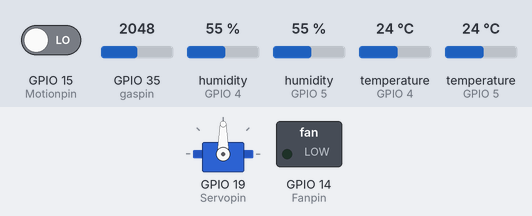
This sketch was run on a simulated ESP32. On the bench: servo, switched loads named in the sketch (green lamp = pin HIGH). The inputs (shaded band) are chosen by the test bench; at power-on: GPIO 15 (Motionpin) LOW, GPIO 35 (gaspin) = 2048, humidity (sensors on GPIO 4, GPIO 5) 55 %, temperature (sensors on GPIO 4, GPIO 5) 24 °C. WiFi joins after 1.5 s; servers stay silent unless stated; web services answer with replies made up by the test bench; what the sketch prints to the serial monitor is not drawn.

Above: at 2.7 s.
2.8 s: GPIO 15 (Motionpin) driven HIGH
12.0 s: GPIO 35 (gaspin) set to 369
17.9 s: GPIO 35 (gaspin) set to 322
At 22.3 s:
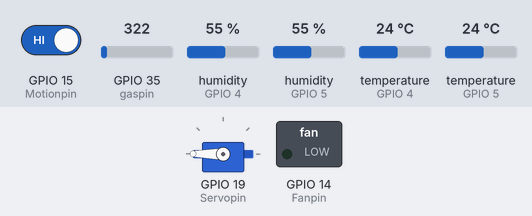
27.1 s: GPIO 35 (gaspin) set to 390
At 32.1 s:
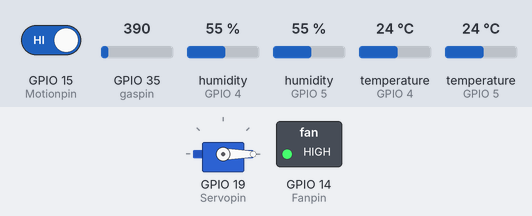
36.3 s: GPIO 35 (gaspin) set to 310
At 40.3 s:
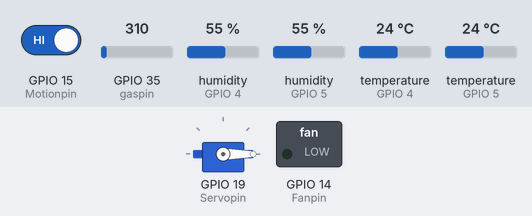
45.5 s: GPIO 15 (Motionpin) driven LOW
At 47.3 s:
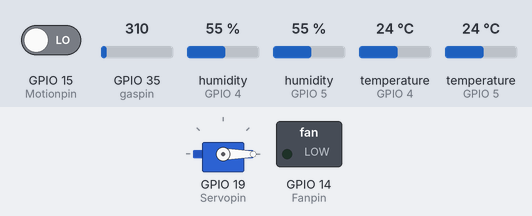
Timing chart, 0 to 48.8 s (numbered marks = the images above; inputs shaded):
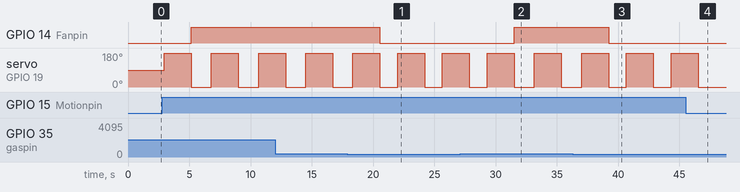

Measured:
- the behaviour switches between 351 and 350 on GPIO 35 (gaspin) (found by bisection; images 0 and 1)
- after the input at 17.9 s, GPIO 14 (Fanpin): HIGH → LOW after 2.7 s
- after the input at 27.1 s, GPIO 14 (Fanpin): LOW → HIGH after 4.4 s
- after the input at 36.3 s, GPIO 14 (Fanpin): HIGH → LOW after 2.9 s
- after the input at 45.5 s, servo on GPIO 19 (Servopin): goes on until 46.5 s, then stays 0°
- by itself, servo on GPIO 19 (Servopin): alternates 180° for 2.2 s and 0° for 1.5 s

The sketch:

main.ino
```cpp
// (licence header left out)
#include <ESP32Servo.h>
#include <WiFi.h>
#include <HTTPClient.h>
#include <UrlEncode.h>
#include <DHT11.h>
#define DHTPIN 5

DHT11 dht11(4);
DHT11 outside_temp(5);
const char* ssid = "Hamza";
const char* password = "012345678";
// +international_country_code + phone number
// Portugal +351, example: +351912345678
String phoneNumber = "+201095965373";
String apiKey = "2165285";

Servo s1;
// int val1 = 0;
int gas_value = 0;
#define Motionpin 15
#define Fanpin 14
#define Servopin 19
#define gaspin 35


void sendMessage(String message){

  // Data to send with HTTP POST
  String url = "https://api.callmebot.com/whatsapp.php?phone=" + phoneNumber + "&apikey=" + apiKey + "&text=" + urlEncode(message);
  HTTPClient http;
  http.begin(url);

  // Specify content-type header
  http.addHeader("Content-Type", "application/x-www-form-urlencoded");

  // Send HTTP POST request
  int httpResponseCode = http.POST(url);
  if (httpResponseCode == 200){
    Serial.println("Message sent successfully");
  }
  else{
    Serial.println("Error sending the message");
    Serial.print("HTTP response code: ");
    Serial.println(httpResponseCode);
  }

  // Free resources
  http.end();
}

void setup() {
  Serial.begin(115200); // baud
  pinMode(Fanpin,OUTPUT);
  pinMode(gaspin,INPUT);
  s1.attach(Servopin, 1000, 2000);
  WiFi.begin(ssid, password);
  Serial.println("Connecting");
  while(WiFi.status() != WL_CONNECTED) {
    delay(500);
    Serial.print(".");
  }
  Serial.println("");
  Serial.print("Connected to WiFi network with IP Address: ");
  Serial.println(WiFi.localIP());

  // Send Message to WhatsAPP

}

void loop() {
  int temperature = dht11.readTemperature();
  int out_temperature = outside_temp.readTemperature();
  sendMessage("Here's the temperature inside your building: ");
  Serial.print("Temperature reading inside the building: ");
  Serial.println(temperature);
  Serial.print("Temperature outside the buidling: ");
  Serial.println(out_temperature);
  sendMessage(String(temperature));
  if(digitalRead(Motionpin) == HIGH) {
    Serial.println("Movement detected.");
    s1.write(180);
    sendMessage("Movement detected.");
  } else {
    Serial.println("Did not detect movement.");
    s1.write(0);
  }
  gas_value = analogRead(gaspin);
  Serial.print("Gas Sensor reading: ");
  Serial.println(gas_value);
  delay(2000);
  s1.write(0);
  if (gas_value > 350)
  {
    digitalWrite(Fanpin,HIGH);
    sendMessage("The percentage of the gases was exceeded inside the building");
  }
 else{
    digitalWrite(Fanpin,LOW);
  }
}
```
